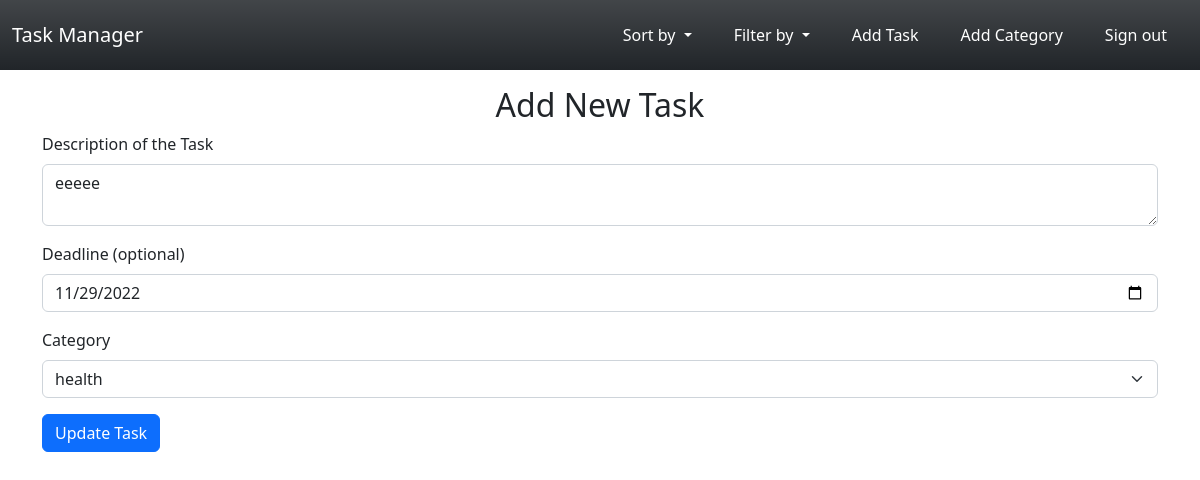
The app's page /update-task/17 (signed in), older data.
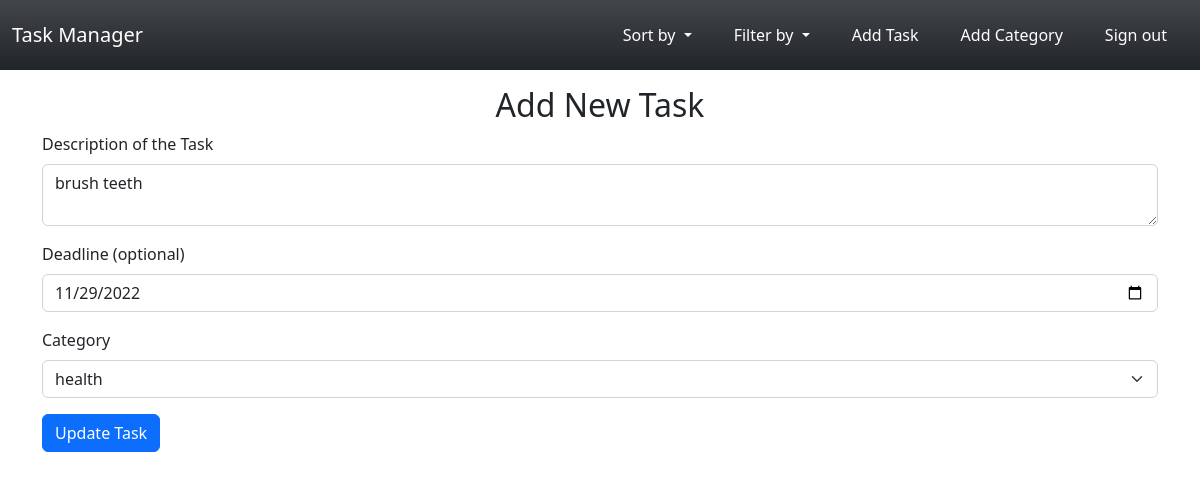
The same page, newer data.
### todo/models.py (models this page shows)
class ToDo(db.Model):
    id = db.Column(db.Integer, primary_key=True)
    description = db.Column(db.String(500))
    is_completed = db.Column(db.Boolean, default=False)
    create_date = db.Column(db.Date, default=datetime.date.today())
    deadline = db.Column(db.Date)
    category_id = db.Column(db.Integer, db.ForeignKey("category.id"))
    user_id = db.Column(db.Integer, db.ForeignKey("user.id"))

### todo/routes.py (the view)
@login_required
@app.route("/update-task/<int:task_id>", methods=["GET", "POST"])
def update_task(task_id):
    task = db.session.query(ToDo).get(task_id)
    form = CreateTaskForm()
    form.category.choices = get_categories(task.category)
    if request.method == "POST":
        if form.validate_on_submit():
            form.populate_obj(task)
            db.session.commit()
            flash("Task Updated!", "success")
        return redirect(url_for("home"))
    form.deadline.data = task.deadline
    form.category.data = task.category
    form.description.data = task.description
    return render_template("edit_task.html",
                           task_form=form,
                           task_id=task_id)

### todo/forms.py (shortened to what this page needs)
class CreateTaskForm(FlaskForm):
    description = TextAreaField("Description of the Task", validators=[DataRequired()])
    category = SelectField("Category", choices=get_categories(),
                           coerce=int)
    deadline = DateField("Deadline (optional)", validators=[Optional()])
    submit = SubmitField("Create Task")

### todo/forms.py (called while the page is built)
def get_categories(current=None):
    try:
        if current:
            choices = [(category.id, category.name)
                       for category in current_user.categories
                       if category.id != current.id]
            choices = [(current.id, current.name)] + choices
        else:
            choices = [(category.id, category.name)
                       for category in current_user.categories]
        choices.append((0, ""))
        return choices
    except AttributeError:
        return 0, ""

### todo/routes.py (called while the page is built)
@login_manager.user_loader
def load_user(user_id):
    user = User.query.get(user_id)
    return user

### todo/templates/edit_task.html (shortened to what this page needs)
{% extends "index.html" %}
{% block content %}
<div class="container mt-3">
    <div class="container text-center">
        <h2>Add New Task</h2>
    </div>
    <form method="POST" action="{{ url_for('update_task', task_id=task_id) }}">
        <div class="mb-3">
            {{ task_form.description.label(class="form-label") }}
            {{ task_form.description(size=20, class="form-control") }}
        </div>
        <div class="mb-3">
            {{ task_form.deadline.label(class="form-label") }}
            {{ task_form.deadline(class="form-control") }}
        </div>
        <div class="mb-3">
            {{ task_form.category.label(class="form-label") }}
            {{ task_form.category(class="form-select") }}
        </div>
        <div class="mb-3">
            {{ task_form.submit(class="btn btn-primary", value="Update Task") }}
        </div>
    </form>
</div>
{% endblock %}

Row changes from the older to the newer data that the page shows:
changed ToDo "health": description "eeeee" → "brush teeth"
